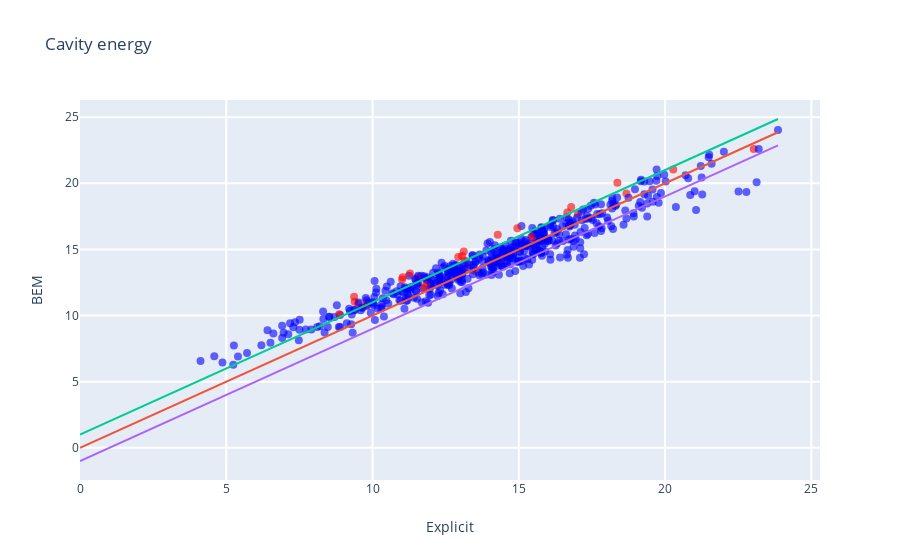

The notebook cell this image was saved under:
### Code cell
import chart_studio.plotly as py
import plotly.graph_objs as go
from plotly.offline import download_plotlyjs, init_notebook_mode, plot, iplot
init_notebook_mode(connected=True)


bem_c = bem_es[index_clean_mobley]
mobley_c = mobley_cav[index_clean_mobley]
names_c = names[index_clean_mobley]
volumes_c = volumes[index_clean_mobley]
areas_c = areas[index_clean_mobley]
#test_charge_c = test_charge[index_clean]

smiles_c = []
for i in index_clean_mobley:
    smiles_c.append(str(smiles[i], encoding='utf-8'))
#smiles_c = str(smiles[index_clean], encoding='utf-8') 

key = '_1_'
key_true = []# numpy.chararray(len(bem_c), itemsize=10)
#key_true[:] = "blue"
for i in range(len(bem_c)):
    if key in names_c[i]:
        key_true.append("red")
    else:
        key_true.append("blue")

trace = go.Scatter(
            x = mobley_c,
            y = bem_c,
            text = names_c,
            mode='markers',
            marker = dict(size=8,
                        opacity=0.6, color=key_true),
#                        opacity=0.6, color=areas_c),
            hoverinfo = 'text')


max_val = numpy.max(mobley_c)
ref = go.Scatter( x = numpy.array([0,max_val]),
                  y = numpy.array([0,max_val]),
                  mode = 'lines'
                )

ref2 = go.Scatter( x = numpy.array([0,max_val]),
                  y = numpy.array([1,max_val+1]),
                  mode = 'lines'
                )
ref3 = go.Scatter( x = numpy.array([0,max_val]),
                  y = numpy.array([-1,max_val-1]),
                  mode = 'lines'
                )

data = [trace, ref, ref2, ref3]
    
layout= go.Layout(
    title= 'Cavity energy',
    hovermode= 'closest',
    xaxis= dict(
        title= 'Explicit',
        ticklen= 5,
        zeroline= False,
        gridwidth= 2,
    ),
    yaxis=dict(
        title= 'BEM',
        ticklen= 5,
        gridwidth= 2,
    ),
    showlegend= False
)
fig= go.Figure(data=data, layout=layout)
iplot(fig)

#Cross correlation
correl = numpy.corrcoef(bem_c, mobley_c)
print ('Correlation coeff bem: ')
print (correl)

rmsd = numpy.sqrt(numpy.sum(numpy.abs(bem_c-mobley_c)**2)/len(bem_c))
print ('RMSD')
print(rmsd)

mue = numpy.sum(numpy.abs(bem_c-mobley_c))/len(bem_c)
print ('MUE')
print (mue)

### Figure 1 — Plotly figure (JSON) as saved in the notebook; plotly's stock layout.template omitted (floating-point values rounded to 4 significant figures; data arrays with more than 128 entries replaced by an {"elided": "..."} marker saying what was removed)
{"data": [{"hoverinfo": "text", "marker": {"color": {"elided": "497 str values"}, "opacity": 0.6, "size": 8}, "mode": "markers", "text": {"elided": "497 str values"}, "type": "scatter", "x": {"elided": "497 float values"}, "y": {"elided": "497 float values"}}, {"mode": "lines", "type": "scatter", "x": [0, 23.86], "y": [0, 23.86]}, {"mode": "lines", "type": "scatter", "x": [0, 23.86], "y": [1, 24.86]}, {"mode": "lines", "type": "scatter", "x": [0, 23.86], "y": [-1, 22.86]}], "layout": {"hovermode": "closest", "showlegend": false, "title": {"text": "Cavity energy"}, "xaxis": {"gridwidth": 2, "ticklen": 5, "title": {"text": "Explicit"}, "zeroline": false}, "yaxis": {"gridwidth": 2, "ticklen": 5, "title": {"text": "BEM"}}}}
